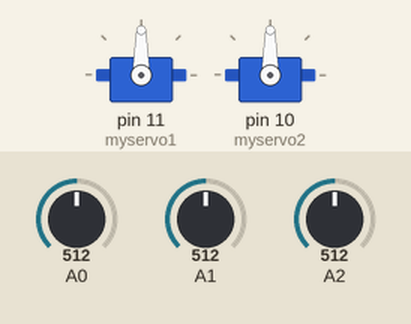
Recording of a sketch running on a simulated Arduino Uno, built with avr-gcc and run on an emulated ATmega328P. On the bench: 2 × servo. The inputs (shaded band) are chosen by the test bench; at power-on: A0 = 512, A1 = 512, A2 = 512.

Above: at 1.2 s.
1.3 s: A0 set to 716
At 1.9 s:
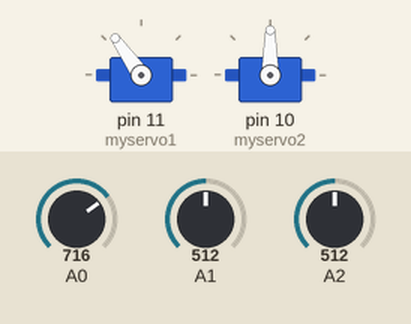
2.8 s: A1 set to 716
At 4.0 s:
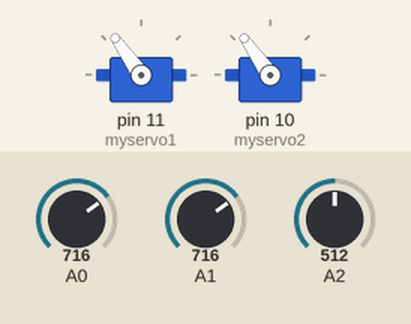
4.3 s: A0 set to 900
At 5.4 s:
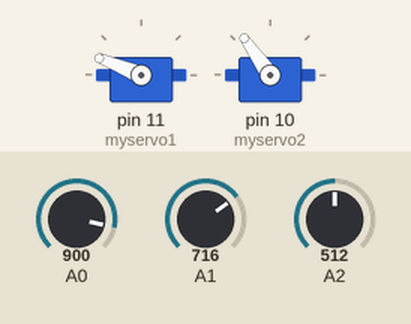
5.8 s: A2 set to 0
At 6.5 s:
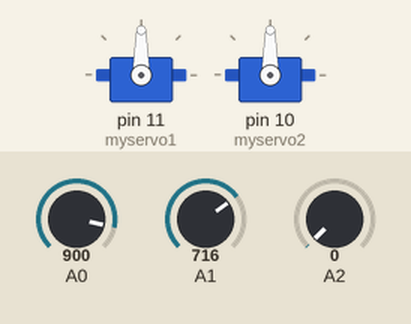
8.8 s: A2 set to 122
At 10.0 s:
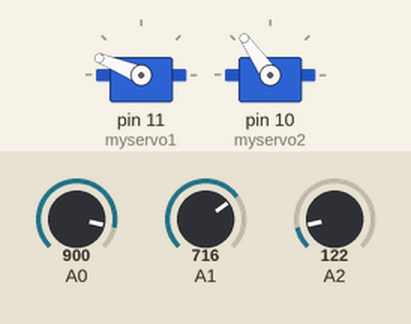
10.3 s: A1 set to 900
At 11.1 s:
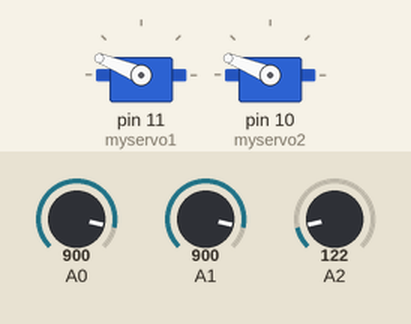
Timing chart, 0 to 12.8 s (numbered marks = the images above; inputs shaded):
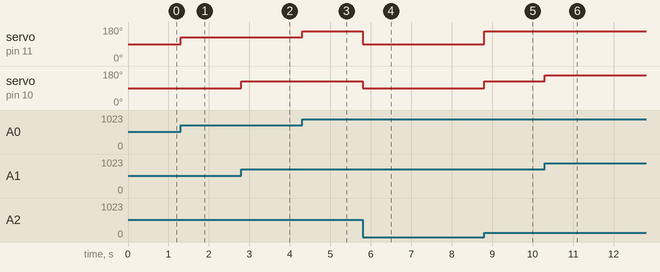

The sketch:

sketch.ino
```cpp
#include <Servo.h>

Servo myservo1;
Servo myservo2;


void setup() {
  // put your setup code here, to run once:
  myservo1.attach(11);
  myservo2.attach(10);


}

void loop() {

  int verRead = analogRead(A0);
  int horRead = analogRead(A1);
  int selRead = analogRead(A2);


  int verMap = map(verRead, 0, 1023, 0, 180);
  int horMap = map(horRead, 0, 1023, 0, 180);


  myservo1.write(verMap);
  myservo2.write(horMap);

  if (selRead == 0) {

    myservo1.write(90);
    myservo2.write(90);
  }


}
```

Measured:
- after the input at 1.3 s, servo on pin 11 (myservo1): 90° → 125° at once
- after the input at 2.8 s, servo on pin 10 (myservo2): 90° → 125° at once
- after the input at 4.3 s, servo on pin 11 (myservo1): 125° → 158° at once
- after the input at 5.8 s, servo on pin 11 (myservo1): 158° → 90° at once; servo on pin 10 (myservo2): 125° → 90° at once
- after the input at 8.8 s, servo on pin 11 (myservo1): 90° → 158° at once; servo on pin 10 (myservo2): 90° → 125° at once
- after the input at 10.3 s, servo on pin 10 (myservo2): 125° → 158° at once
